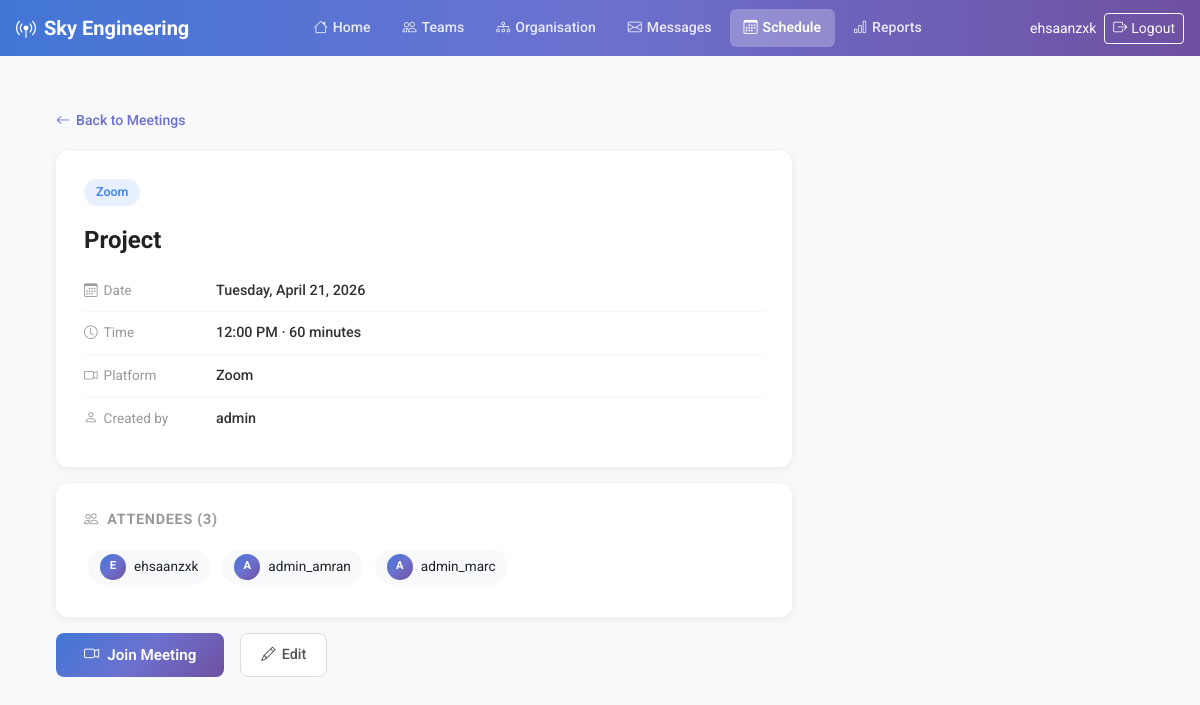
Page /schedule/meeting/1/ (signed in) on the committed database.
### schedule_feature/models.py (models this page shows, shortened)
class Meeting(models.Model):
    PLATFORM_CHOICES = [
        ('zoom', 'Zoom'),
        ('teams', 'MS Teams'),
        ('meet', 'Google Meet'),
    ]
    title = models.CharField(max_length=200)
    description = models.TextField(blank=True)
    date = models.DateField()
    time = models.TimeField()
    duration_minutes = models.IntegerField(default=60)
    platform = models.CharField(max_length=20, choices=PLATFORM_CHOICES)
    created_by = models.ForeignKey(User, on_delete=models.CASCADE, related_name='created_meetings')
    is_recurring = models.BooleanField(default=False)

class MeetingAttendee(models.Model):
    meeting = models.ForeignKey(Meeting, on_delete=models.CASCADE, related_name='attendees')
    user = models.ForeignKey(User, on_delete=models.CASCADE)

### schedule_feature/views.py (the view)
# urls.py: path('meeting/<int:pk>/', views.meeting_detail, name='meeting_detail'),
@login_required
def meeting_detail(request, pk):
    meeting = get_object_or_404(Meeting, pk=pk)
    attendees = meeting.attendees.all()
    return render(request, 'schedule/meeting_detail.html', {
        'meeting': meeting,
        'attendees': attendees
    })

### schedule_feature/templates/schedule/meeting_detail.html (shortened to what this page needs)
{% extends "base.html" %}
{% block content %}
<link rel="stylesheet" href="https://cdn.jsdelivr.net/npm/bootstrap-icons@1.11.0/font/bootstrap-icons.css">
<div class="page-wrapper">
  <a href="{% url 'schedule:upcoming_meetings' %}" class="back-link">
    <i class="bi bi-arrow-left"></i> Back to Meetings
  </a>
  <div class="detail-card">
    <div class="tag-row">
      <span class="tag tag-{% if meeting.platform == 'zoom' %}zoom{% elif meeting.platform == 'teams' %}teams{% elif meeting.platform == 'meet' %}meet{% else %}default{% endif %}">
        {{ meeting.get_platform_display }}
      </span>
    </div>
    <div class="meeting-title-big">{{ meeting.title }}</div>
    <div class="info-row">
      <div class="info-label"><i class="bi bi-calendar3"></i> Date</div>
      <div class="info-value">{{ meeting.date|date:"l, F j, Y" }}</div>
    </div>
    <div class="info-row">
      <div class="info-label"><i class="bi bi-clock"></i> Time</div>
      <div class="info-value">{{ meeting.time|time:"g:i A" }} · {{ meeting.duration_minutes }} minutes</div>
    </div>
    <div class="info-row">
      <div class="info-label"><i class="bi bi-camera-video"></i> Platform</div>
      <div class="info-value">{{ meeting.get_platform_display }}</div>
    </div>
    <div class="info-row">
      <div class="info-label"><i class="bi bi-person"></i> Created by</div>
      <div class="info-value">{{ meeting.created_by.username }}</div>
    </div>
  </div>
  <div class="detail-card">
    <h5><i class="bi bi-people"></i> Attendees ({{ attendees.count }})</h5>
    {% for attendee in attendees %}
      <span class="attendee-chip">
        <span class="attendee-avatar">{{ attendee.user.username|first|upper }}</span>
        {{ attendee.user.username }}
      </span>
    {% empty %}
      <p class="text-muted" style="font-size:0.88rem;">No attendees added</p>
    {% endfor %}
  </div>
  <div class="d-flex gap-3 align-items-center">
    <a href="#" class="btn-join-big"><i class="bi bi-camera-video"></i> Join Meeting</a>
    <a href="{% url 'schedule:edit_meeting' meeting.pk %}" class="btn-edit"><i class="bi bi-pencil"></i> Edit</a>
  </div>
</div>
{% endblock %}

### templates/base.html (shortened to what this page needs)
{% load static %}
<!DOCTYPE html>
<html lang="en">
<head>
  <link href="https://cdn.jsdelivr.net/npm/bootstrap@5.3.0/dist/css/bootstrap.min.css" rel="stylesheet">
  <link href="https://cdn.jsdelivr.net/npm/bootstrap-icons@1.10.5/font/bootstrap-icons.css" rel="stylesheet">
  <link rel="stylesheet" href="{% static 'styles.css' %}">
</head>
<body>
  <nav class="navbar navbar-dark px-3 d-flex justify-content-between align-items-center">
    <a class="navbar-brand" href="/"><i class="bi bi-broadcast-pin me-2"></i>Sky Engineering</a>
    <div class="d-flex align-items-center gap-1">
      <a href="/" class="nav-top-link {% if request.path == '/' %}active{% endif %}"><i class="bi bi-house"></i> Home</a>
      <a href="/teams/" class="nav-top-link {% if '/teams/' in request.path %}active{% endif %}"><i class="bi bi-people"></i> Teams</a>
      <a href="/departments/" class="nav-top-link {% if '/departments/' in request.path or '/org-chart/' in request.path %}active{% endif %}"><i class="bi bi-diagram-3"></i> Organisation</a>
      <a href="/messages/" class="nav-top-link {% if '/messages/' in request.path %}active{% endif %}"><i class="bi bi-envelope"></i> Messages</a>
      <a href="/schedule/calendar/" class="nav-top-link {% if '/schedule/' in request.path %}active{% endif %}"><i class="bi bi-calendar3"></i> Schedule</a>
      <a href="/reports/" class="nav-top-link {% if '/reports/' in request.path %}active{% endif %}"><i class="bi bi-bar-chart"></i> Reports</a>
    </div>
    <div class="d-flex align-items-center gap-2">
      {% if user.is_authenticated %}
        <span class="text-white small">{{ user.username }}</span>
        <a href="/accounts/logout/" class="btn btn-outline-light btn-sm"><i class="bi bi-box-arrow-right me-1"></i>Logout</a>
      {% else %}
        <a href="{% url 'login' %}" class="btn btn-outline-light btn-sm">Login</a>
      {% endif %}
    </div>
  </nav>
  <div class="container-fluid">
    <div class="row">
      <div class="col main-content">
        {% block content %}{% endblock %}
      </div>
    </div>
  </div>
</body>
</html>

### templates/base.html (style rules this page uses)
body { background-color: #f8f9fa; font-family: 'Roboto', sans-serif; }
.navbar { position: sticky; top: 0; z-index: 1000; background: linear-gradient(90deg, #4277D6, #6C71CF, #6F50A0); }
.navbar-brand { font-weight: 700; color: white !important; text-decoration: none; }
.nav-top-link { color: rgba(255,255,255,0.85) !important; text-decoration: none; padding: 8px 14px; border-radius: 6px; font-size: 0.88rem; font-weight: 500; display: inline-flex; align-items: center; gap: 5px; transition: background .2s; }
.nav-top-link.active { background: rgba(255,255,255,0.25); color: white !important; font-weight: 600; }
.main-content { padding: 1.5rem; }

### schedule_feature/templates/schedule/meeting_detail.html (style rules this page uses)
* { font-family: 'Roboto', sans-serif; }
:root { --brand-gradient: linear-gradient(135deg, #4277D6, #6C71CF, #6F50A0); --brand-mid: #6C71CF; }
.page-wrapper { padding: 28px 32px; max-width: 800px; }
.back-link { color: #6C71CF; text-decoration: none; font-size: 0.88rem; font-weight: 500; display: inline-flex; align-items: center; gap: 6px; margin-bottom: 20px; }
.detail-card { background: white; border-radius: 12px; padding: 28px; box-shadow: 0 2px 8px rgba(0,0,0,0.07); margin-bottom: 16px; }
.detail-card h5 { font-weight: 700; font-size: 0.9rem; color: #999; text-transform: uppercase; letter-spacing: 0.05em; margin-bottom: 16px; display: flex; align-items: center; gap: 8px; }
.meeting-title-big { font-weight: 700; font-size: 1.5rem; color: #222; margin-bottom: 12px; }
.tag-row { display: flex; gap: 8px; flex-wrap: wrap; margin-bottom: 16px; }
.tag { padding: 4px 12px; border-radius: 20px; font-size: 0.78rem; font-weight: 600; }
.tag-zoom { background: #e8f0fe; color: #4285f4; }
.info-row { display: flex; align-items: flex-start; gap: 12px; padding: 10px 0; border-bottom: 1px solid #f5f5f5; font-size: 0.9rem; }
.info-row:last-child { border-bottom: none; }
.info-label { color: #999; width: 120px; flex-shrink: 0; font-size: 0.85rem; display: flex; align-items: center; gap: 6px; }
.info-value { color: #333; font-weight: 500; }
.attendee-chip { display: inline-flex; align-items: center; gap: 8px; background: #f8f9fa; border-radius: 20px; padding: 5px 12px; margin: 4px; font-size: 0.85rem; }
.attendee-avatar { width: 26px; height: 26px; border-radius: 50%; background: var(--brand-gradient); color: white; display: flex; align-items: center; justify-content: center; font-size: 0.7rem; font-weight: 700; }
.btn-join-big { background: var(--brand-gradient); color: white; border: none; border-radius: 8px; padding: 11px 28px; font-weight: 600; font-size: 0.95rem; text-decoration: none; display: inline-flex; align-items: center; gap: 8px; }
.btn-edit { border: 1px solid #ddd; background: white; color: #555; padding: 10px 20px; border-radius: 8px; font-weight: 500; text-decoration: none; font-size: 0.9rem; display: inline-flex; align-items: center; gap: 6px; }

### rows in the picture
Meeting: platform "Zoom", title "Project", date "Tuesday, April 21, 2026", time "12:00 PM", duration_minutes "60", created_by.username "admin", count "3"
MeetingAttendee: user.username|first "E", user.username "ehsaanzxk"
MeetingAttendee: user.username|first "A", user.username "admin_amran"
MeetingAttendee: user.username|first "A", user.username "admin_marc"

### other values in the picture
{{ user.username }} "ehsaanzxk"
